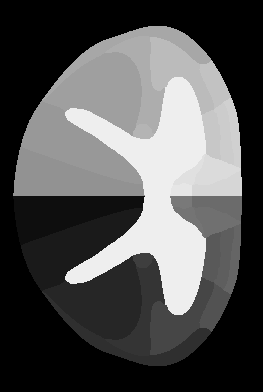
%> input picture spinalcordtoolbox/dev/atlas/raw_data/atlas_grays_cerv_sym_correc_r5raw.png, 263 x 392 px
$ octave make_atlas_r5.m   (GNU Octave 9; MATLAB toolbox functions it lacks are replaced by stand-ins)
%> lines starting %> are read from the running program, lines starting %| are printed output that depends on the picture; in (x1, y1, x2, y2) boxes, pixels count from 0 and x2, y2 are one past the last pixel; in counts of white or black regions, pixels touching at a corner belong together; the program's own positions count from 1

fname_atlas = 'atlas_grays_cerv_sym_correc_r5raw.png';
csf_value = 255;
value_gm = 238;

% open png file
atlas = imread(fname_atlas);
%> atlas is the input picture: size 392x263 uint8; min 0, max 238, mean 82.1
figure, imagesc(atlas), axis image, colormap jet
%> after `colormap jet`:
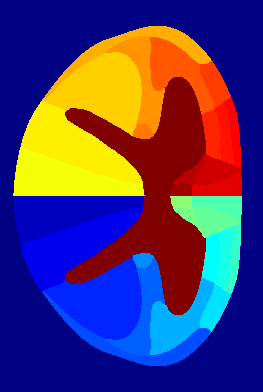
%> displayed picture: size 392x263x3, on the screen's scale of 0 to 255; mean R, G, B 76.9, 58.1, 107

% pad
atlas_pad = padarray(atlas,[50 50]);
figure, imagesc(atlas_pad), axis image, colormap jet

% binarize
atlas_pad_bin = im2bw(atlas_pad,0.05);
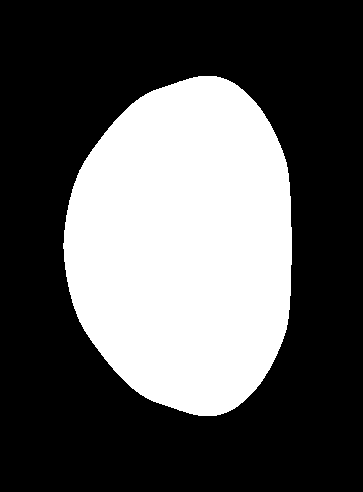
%> atlas_pad_bin: size 492x363 logical; 34.2% white; 1 white region, box (x1, y1, x2, y2) and area: (63, 76, 292, 416) 61122
figure, imagesc(atlas_pad_bin), axis image, colormap jet

% dilate
se = strel('disk',30);
atlas_pad_bin_dil = imdilate(atlas_pad_bin, se);
%> atlas_pad_bin_dil: size 492x363 logical; 50.6% white; 1 black region, box (x1, y1, x2, y2) and area: (0, 0, 363, 492) 88234
figure, imagesc(atlas_pad_bin_dil), axis image, colormap jet

% substract to get contour
atlas_pad_bin_dil_sub = atlas_pad_bin_dil - atlas_pad_bin;
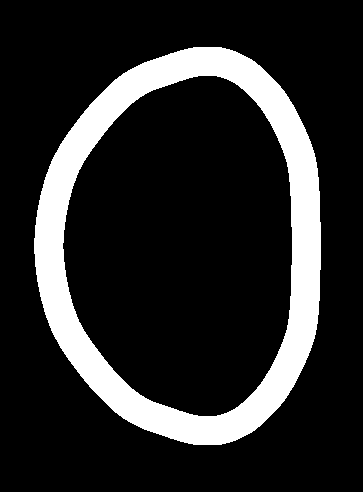
%> atlas_pad_bin_dil_sub: size 492x363 double; values 0 (black) and 1 (white), 16.4% white; 1 white region, box (x1, y1, x2, y2) and area: (34, 47, 321, 445) 29240
figure, imagesc(atlas_pad_bin_dil_sub), axis image, colormap jet

% add to atlas
atlas_csf = atlas_pad + uint8(atlas_pad_bin_dil_sub).*csf_value;
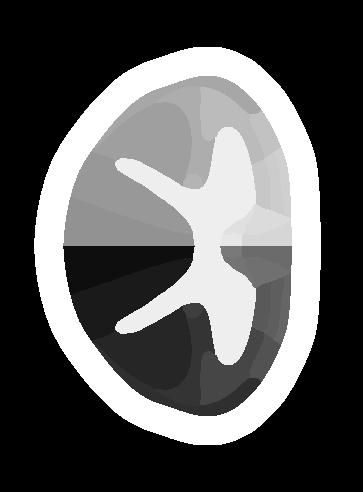
%> atlas_csf: size 492x363 uint8; min 0, max 255, mean 89.2
figure, imagesc(atlas_csf), axis image, colormap jet
%> after `colormap jet`:
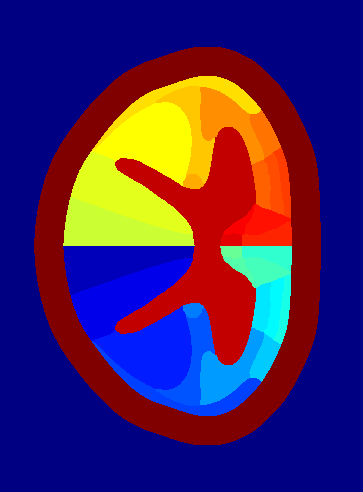
%> displayed picture: size 492x363x3, on the screen's scale of 0 to 255; mean R, G, B 68.8, 37.2, 97.6

% remove GM from binarized atlas (for registration to AMU)
atlas_pad_without_gm = atlas_pad;
atlas_pad_without_gm(find(atlas_pad == value_gm)) = 0;
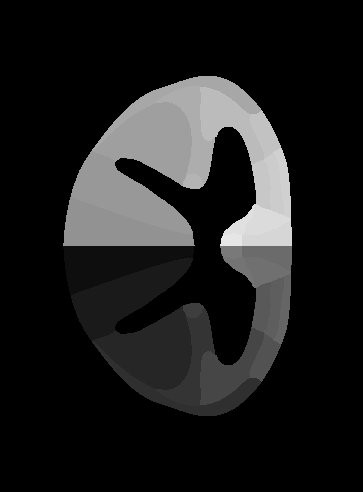
%> atlas_pad_without_gm: size 492x363 uint8; min 0, max 230, mean 29.3
atlas_pad_without_gm_bin = im2bw(atlas_pad_without_gm, 0.05);
%> atlas_pad_without_gm_bin: size 492x363 logical; 26.6% white; 1 white region, box (x1, y1, x2, y2) and area: (63, 76, 292, 416) 47552
figure, imagesc(atlas_pad_without_gm_bin), axis image, colormap jet
%> after `colormap jet`:
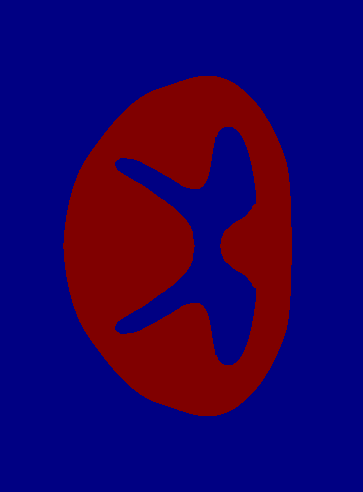
%> displayed picture: size 492x363x3, on the screen's scale of 0 to 255; mean R, G, B 34.1, 0, 96.1

% save
imwrite(atlas_csf,'atlas_grays_cerv_sym_correc_r5.png')
imwrite(atlas_pad_without_gm_bin,'mask_grays_cerv_sym_correc_r5.png')
